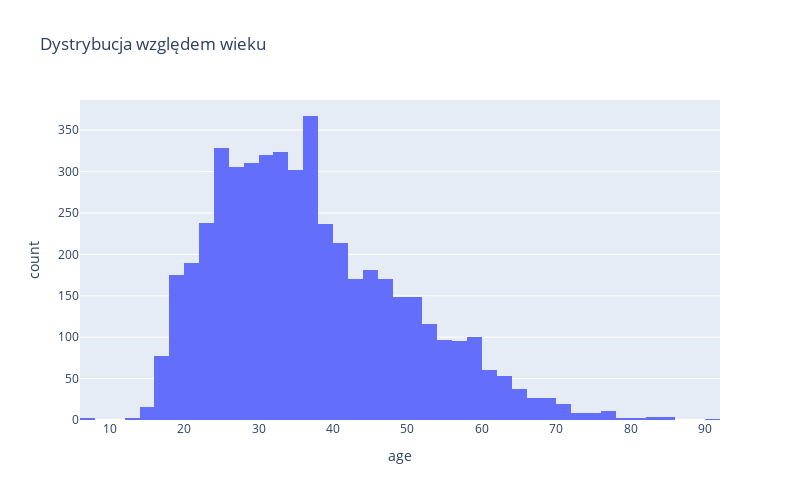

The notebook cell this image was saved under:
### Code cell
fig = px.histogram(
    df, 
    "age", 
    nbins=80, 
    title ='Dystrybucja względem wieku', 
    width=800,
    height=500
)

fig.show()

### Figure 1 — Plotly figure (JSON) as saved in the notebook; plotly's stock layout.template omitted (floating-point values rounded to 4 significant figures; data arrays with more than 128 entries replaced by an {"elided": "..."} marker saying what was removed)
{"data": [{"alignmentgroup": "True", "bingroup": "x", "hovertemplate": "age=%{x}<br>count=%{y}<extra></extra>", "legendgroup": "", "marker": {"color": "#636efa"}, "name": "", "nbinsx": 80, "offsetgroup": "", "orientation": "v", "showlegend": false, "type": "histogram", "x": {"elided": "4895 float values"}, "xaxis": "x", "yaxis": "y"}], "layout": {"barmode": "relative", "height": 500, "legend": {"tracegroupgap": 0}, "title": {"text": "Dystrybucja względem wieku"}, "width": 800, "xaxis": {"anchor": "y", "domain": [0, 1], "title": {"text": "age"}}, "yaxis": {"anchor": "x", "domain": [0, 1], "title": {"text": "count"}}}}
